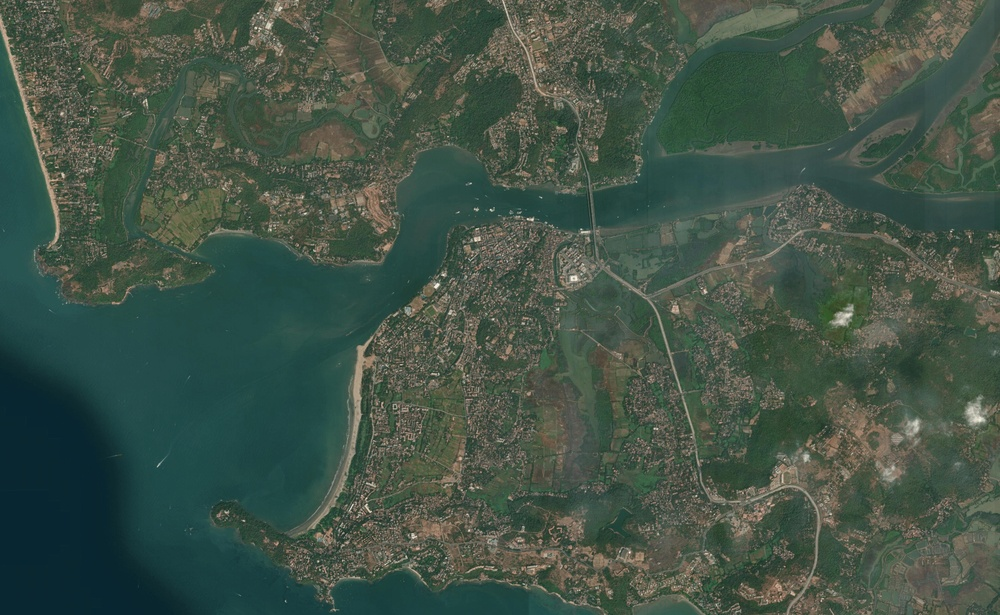
#> input picture scripts/test_esri_sat.jpg, 1000 x 615 px, shrunk from 2048 x 1260 before the run, found by its file name
$ python test_esri_alignment.py
#> lines starting #> are read from the running program, lines starting #| are printed output that depends on the picture
from PIL import Image

im = Image.open('scripts/test_esri_sat.jpg')
#> im is the input picture: PIL image 1000x615 RGB; mean R, G, B 66.4, 83.4, 71.2
W, H = im.size
#> W = 1000; H = 615

west, east = 73.76, 73.89
south, north = 15.45, 15.53

def lonlat_to_pixel(lon, lat):
#> called with lon = 73.83, lat = 15.5
    u = (lon - west) / (east - west)
    v = (lat - south) / (north - south)
    px = int(round(u * W))
#> px = 560
    py = int(round((1.0 - v) * H))
#> py = 206
    return px, py

# 1. Atal Setu / Mandovi Bridges: Lon ~ 73.8328, Lat ~ 15.5032
px_br, py_br = lonlat_to_pixel(73.8328, 15.5032)
#> px_br = 560; py_br = 206
print(f"Bridges pixel: ({px_br}, {py_br})")
#| Bridges pixel: (560, 206)

# Crop 200x200 around bridge:
crop_br = im.crop((px_br - 100, py_br - 100, px_br + 100, py_br + 100))
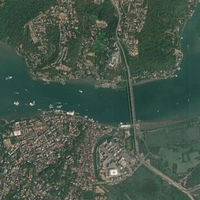
#> crop_br: PIL image 200x200 RGB; mean R, G, B 70.5, 86.7, 74
crop_br.save("scripts/esri_crop_bridges.png")

# 2. Fort Aguada lower bastion: Lon 73.7735, Lat 15.4925
px_ag, py_ag = lonlat_to_pixel(73.7735, 15.4925)
#> px_ag = 104; py_ag = 288
print(f"Aguada pixel: ({px_ag}, {py_ag})")
#| Aguada pixel: (104, 288)
crop_ag = im.crop((px_ag - 100, py_ag - 100, px_ag + 100, py_ag + 100))
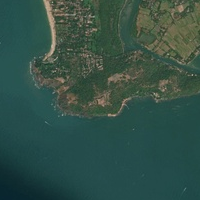
#> crop_ag: PIL image 200x200 RGB; mean R, G, B 51.3, 80.3, 71
crop_ag.save("scripts/esri_crop_aguada.png")

# 3. Ribandar Causeway mid: Lon 73.8540, Lat 15.5025
px_rb, py_rb = lonlat_to_pixel(73.8540, 15.5025)
#> px_rb = 723; py_rb = 211
print(f"Ribandar pixel: ({px_rb}, {py_rb})")
#| Ribandar pixel: (723, 211)
crop_rb = im.crop((px_rb - 100, py_rb - 100, px_rb + 100, py_rb + 100))
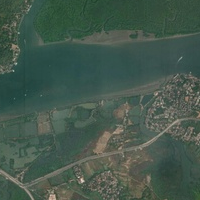
#> crop_rb: PIL image 200x200 RGB; mean R, G, B 68.6, 88.4, 76.6
crop_rb.save("scripts/esri_crop_ribandar.png")

print("Saved ESRI crops.")

$ run again, with scripts/aguada_fort_bastion.png saved as scripts/test_esri_sat.jpg
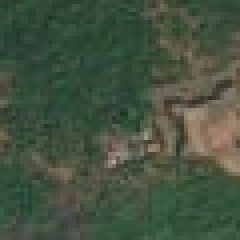
#> input picture scripts/aguada_fort_bastion.png, 240 x 240 px, found by its file name
#> im is the input picture: PIL image 240x240 RGB; mean R, G, B 68.8, 82.7, 64.1
#| Bridges pixel: (134, 80)
#| Aguada pixel: (25, 112)
#> `crop_ag = im.crop((px_ag - 100, py_ag - 100, px_ag + 100, py_ag + 100))`:
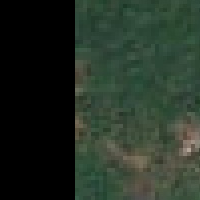
#> crop_ag: PIL image 200x200 RGB; mean R, G, B 36.9, 48.5, 37.6
#| Ribandar pixel: (174, 82)
#> `crop_rb = im.crop((px_rb - 100, py_rb - 100, px_rb + 100, py_rb + 100))`:
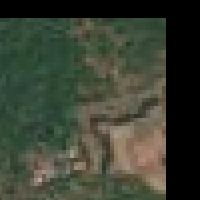
#> crop_rb: PIL image 200x200 RGB; mean R, G, B 58.8, 64.8, 50.7

$ run again, with scripts/cabo_palace.png saved as scripts/test_esri_sat.jpg
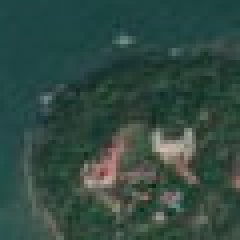
#> input picture scripts/cabo_palace.png, 240 x 240 px, found by its file name
#> im is the input picture: PIL image 240x240 RGB; mean R, G, B 49.6, 74.2, 65.8
#| Bridges pixel: (134, 80)
#| Aguada pixel: (25, 112)
#> `crop_ag = im.crop((px_ag - 100, py_ag - 100, px_ag + 100, py_ag + 100))`:
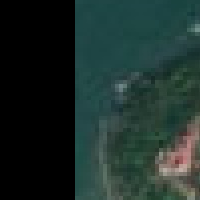
#> crop_ag: PIL image 200x200 RGB; mean R, G, B 29.3, 45.9, 42
#| Ribandar pixel: (174, 82)
#> `crop_rb = im.crop((px_rb - 100, py_rb - 100, px_rb + 100, py_rb + 100))`:
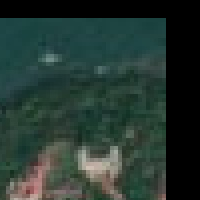
#> crop_rb: PIL image 200x200 RGB; mean R, G, B 38.1, 55.2, 48.8

$ run again, with scripts/check_miramar.png saved as scripts/test_esri_sat.jpg
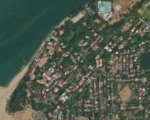
#> input picture scripts/check_miramar.png, 150 x 120 px, found by its file name
#> im is the input picture: PIL image 150x120 RGB; mean R, G, B 79.9, 89.6, 75.6
#| Bridges pixel: (84, 40)
#| Aguada pixel: (16, 56)
#> `crop_ag = im.crop((px_ag - 100, py_ag - 100, px_ag + 100, py_ag + 100))`:
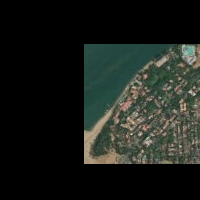
#> crop_ag: PIL image 200x200 RGB; mean R, G, B 26.9, 30.9, 26.3
#| Ribandar pixel: (108, 41)
#> `crop_rb = im.crop((px_rb - 100, py_rb - 100, px_rb + 100, py_rb + 100))`:
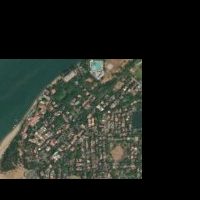
#> crop_rb: PIL image 200x200 RGB; mean R, G, B 34.2, 38.1, 32.1
